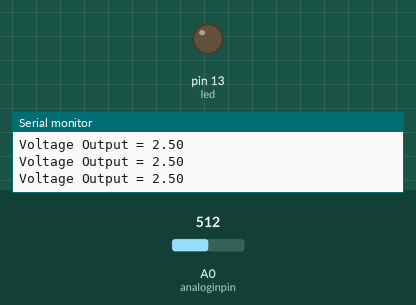
This sketch was run on a simulated Arduino Uno, built with avr-gcc and run on an emulated ATmega328P. Shown: output pins drawn as LEDs (lit = HIGH), the last lines printed to the serial monitor. The test bench sets the inputs (shaded band); at power-on: A0 (analoginpin) = 512.

Above: at 1.2 s.
1.3 s: A0 (analoginpin) set to 237
3.1 s: A0 (analoginpin) set to 216
At 4.6 s:
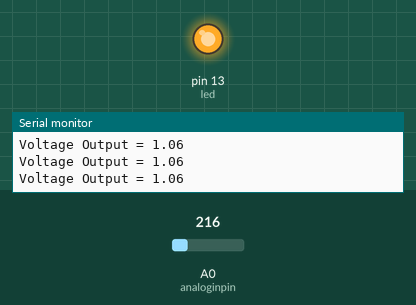
5.2 s: A0 (analoginpin) set to 240
At 6.1 s:
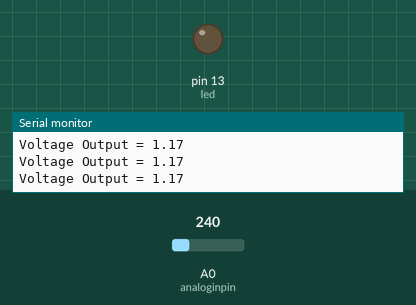
6.7 s: A0 (analoginpin) set to 220
At 8.2 s:
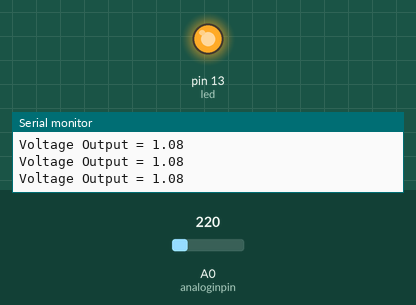
Timing chart, 0 to 9.7 s (numbered marks = the images above; inputs shaded):
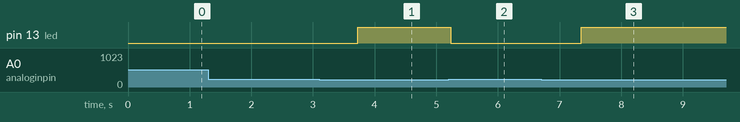

The sketch:

led_rf_xd.ino
```cpp
const int analoginpin = A0;
int led = 13;
float sensorVal = 0;

int certainty = 0;

void setup()
{
  Serial.begin(9600);
  pinMode(led,OUTPUT);
}

void loop()
{
  sensorVal = analogRead(analoginpin);

  Serial.print("Voltage Output = ");
  Serial.print(sensorVal*5/1023);
  Serial.println(" ");

if (sensorVal < 230)
{
  certainty++;
}
else
{
  certainty = 0;
}

if(certainty >= 7)
{
  digitalWrite(led,HIGH);
}
else
{
  digitalWrite(led,LOW);
}
  delay(100);
}
```

Measured:
- the behaviour switches between 230 and 229 on A0 (analoginpin) (found by bisection; images 0 and 1)
- after the input at 3.1 s, pin 13 (led): LOW → HIGH after 0.63 s
- after the input at 5.2 s, pin 13 (led): HIGH → LOW at once
- after the input at 6.7 s, pin 13 (led): LOW → HIGH after 0.65 s
